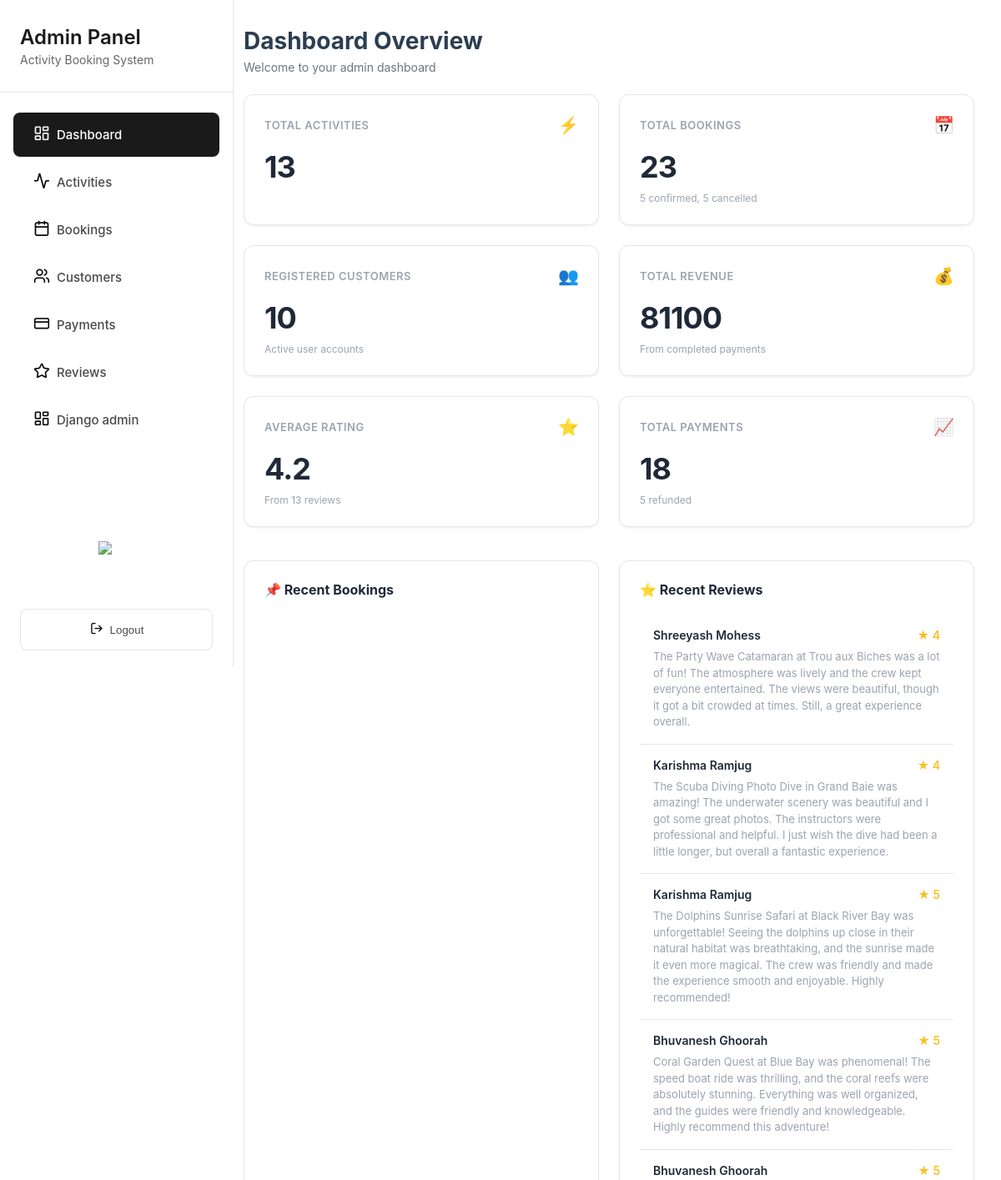
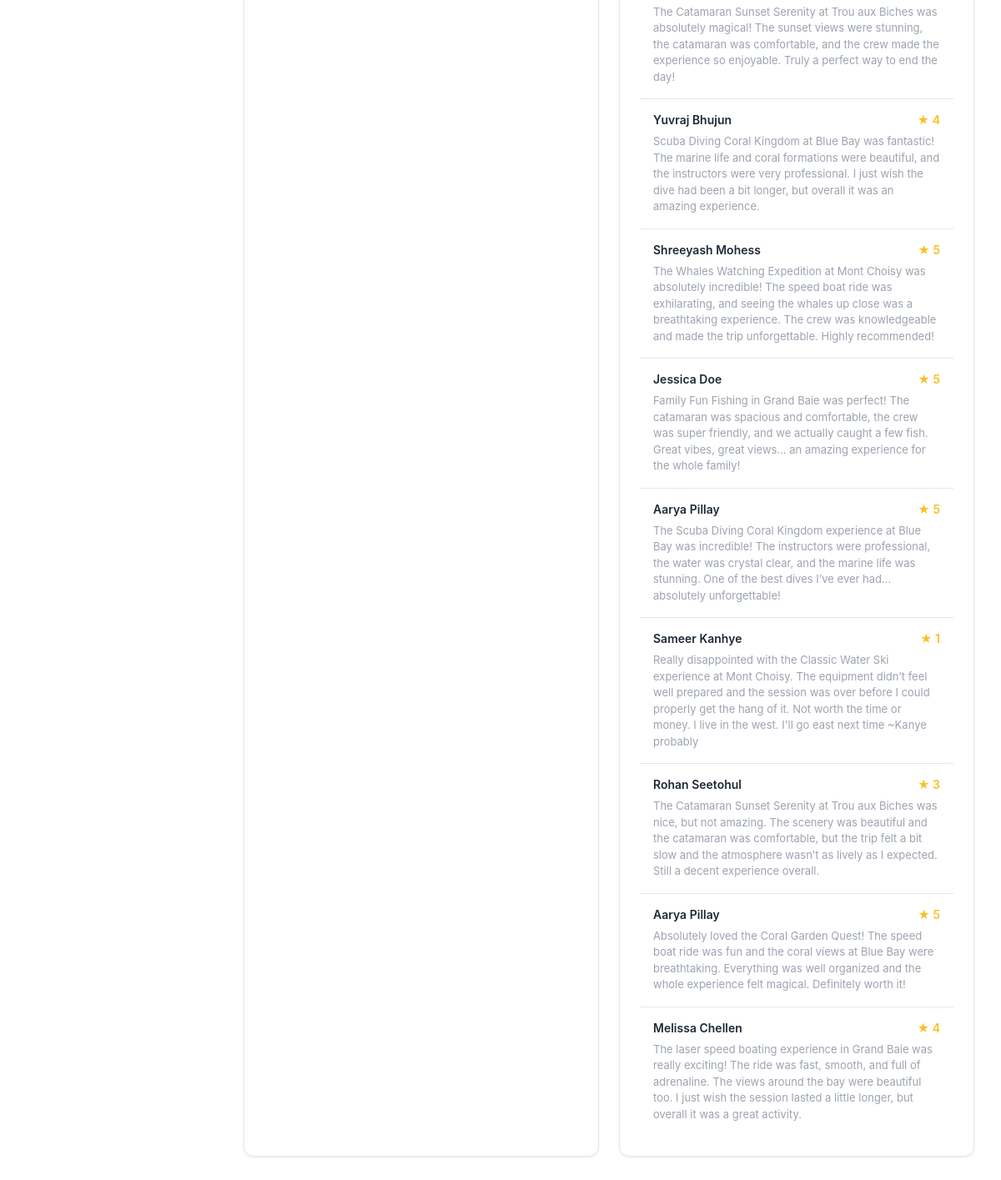
Page /grandblue/admin/dashboard/ (signed in) on the committed database (2 pictures, top to bottom).
### merger/models.py (models this page shows, shortened)
class BookingReview(models.Model):
    booking = models.OneToOneField(Booking, related_name="review", on_delete=models.CASCADE)
    customer = models.ForeignKey(User, related_name="reviews", on_delete=models.CASCADE)
    rating = models.PositiveSmallIntegerField(help_text="1-5")
    comment = models.TextField(blank=True)
    is_deleted = models.BooleanField(default=False)
    created_at = models.DateTimeField(auto_now_add=True)
    class Meta:
        ordering = ["-created_at"]
        constraints = [
            models.CheckConstraint(
                check=models.Q(rating__gte=1, rating__lte=5),
                name="bookingreview_rating_between_1_and_5",
            ),
        ]
        indexes = [models.Index(fields=["customer", "created_at"])]

class User(AbstractUser):
    email = models.EmailField(blank=True, unique=True)
    date_joined = models.DateTimeField(default=timezone.now)
    phone = models.CharField(max_length=20, blank=True)
    total_bookings = models.PositiveIntegerField(default=0)
    total_spent = models.DecimalField(max_digits=10, decimal_places=2, default=0.00)
    USERNAME_FIELD = 'email'
    REQUIRED_FIELDS = []
    class Meta:
        ordering = ['email']

### merger/shared_views.py (the view)
# urls.py: path('admin/dashboard/', DashboardView.as_view(), name='dashboard'),
class DashboardView(LoginRequiredMixin, StaffRequiredMixin, TemplateView):
    template_name = 'admin_dashboard.html'
    def get_context_data(self, **kwargs):
        context = super().get_context_data(**kwargs)
        stats = Booking.objects.aggregate(
            cancelled=Count('id', filter=Q(status='CANCELLED')),
            confirmed=Count('id', filter=Q(status='CONFIRMED')),
            completed=Count('id', filter=Q(status='COMPLETED')),
        )
        avg_rating = BookingReview.objects.exclude(is_deleted=True).aggregate(average=Avg('rating'))['average'] or 0
        context.update({
            'active_class': "dashboard",
            'cancelled_booking': stats['cancelled'],
            'confirmed_booking': stats['confirmed'],
            'total_booking': stats['cancelled'] + stats['confirmed'] + stats['completed'],
            'total_activities': Activity.objects.count(),
            'registered_customers': User.objects.filter(is_staff=False, is_superuser=False).count(),
            'total_revenue': (
            Payment.objects
            .filter(status="PAID")
            .aggregate(total=Sum("amount"))['total'] or 0
            ),
            'average_rating': round(avg_rating, 1) if avg_rating else 0,
            'total_reviews': BookingReview.objects.exclude(is_deleted=True).aggregate(total=Count('id'))['total'] or 0,
            'total_paid': Payment.objects.filter(status='PAID').count(),
            'total_refunded': Payment.objects.filter(status='REFUNDED').count(),
            'bookings': Booking.objects.select_related('customer').filter(
                created_at__month=timezone.now().month
            ).order_by('-created_at')[:15],
            'reviews': BookingReview.objects.exclude(is_deleted=True).select_related('customer').order_by('-created_at')[:15],
        })
        return context

### merger/shared_views.py (called while the page is built)
    def test_func(self):
        return self.request.user.is_staff

### merger/templates/admin_dashboard.html (shortened to what this page needs)
{% extends 'admin_sidebar.html' %}
{% load static %}
{% block extra_css %}
<link rel="stylesheet" href="{% static 'css/admin_dashboard.css' %}">
{% endblock %}
{% block content %}
<div class="page-header">
    <h1 class="page-title">Dashboard Overview</h1>
    <p class="page-subtitle">Welcome to your admin dashboard</p>
</div>
<div class="stats-container dashboard-grid">
    <div class="stat-card metric-card">
        <div class="metric-header">
            <span class="metric-title">Total Activities</span>
            <span class="metric-icon">⚡</span>
        </div>
        <div class="metric-value">{{ total_activities }}</div>
    </div>
    <div class="stat-card metric-card">
        <div class="metric-header">
            <span class="metric-title">Total Bookings</span>
            <span class="metric-icon">📅</span>
        </div>
        <div class="metric-value">{{ total_booking }}</div>
        <div class="metric-desc">{{ confirmed_booking }} confirmed, {{ cancelled_booking }} cancelled</div>
    </div>
    <div class="stat-card metric-card">
        <div class="metric-header">
            <span class="metric-title">Registered Customers</span>
            <span class="metric-icon">👥</span>
        </div>
        <div class="metric-value">{{ registered_customers }}</div>
        <div class="metric-desc">Active user accounts</div>
    </div>
    <div class="stat-card metric-card">
        <div class="metric-header">
            <span class="metric-title">Total Revenue</span>
            <span class="metric-icon">💰</span>
        </div>
        <div class="metric-value">{{ total_revenue }}</div>
        <div class="metric-desc">From completed payments</div>
    </div>
    <div class="stat-card metric-card">
        <div class="metric-header">
            <span class="metric-title">Average Rating</span>
            <span class="metric-icon">⭐</span>
        </div>
        <div class="metric-value">{{ average_rating }}</div>
        <div class="metric-desc">From {{ total_reviews }} reviews</div>
    </div>
    <div class="stat-card metric-card">
        <div class="metric-header">
            <span class="metric-title">Total Payments</span>
            <span class="metric-icon">📈</span>
        </div>
        <div class="metric-value">{{ total_paid }}</div>
        <div class="metric-desc">{{ total_refunded }} refunded</div>
    </div>
</div>
<div class="section-grid">
    <section class="section">
        <h2 class="section-title">📌 Recent Bookings</h2>
    </section>
    <section class="section">
        <h2 class="section-title">⭐ Recent Reviews</h2>
        {% for review in reviews %}
            <div class="review-item">
                <div class="review-header">
                    <div class="review-name">{{ review.customer.first_name }} {{ review.customer.last_name }}</div>
                    <div class="review-rating">★ {{ review.rating }}</div>
                </div>
                <div class="review-text">{{ review.comment }}</div>
            </div>
        {% endfor %}
    </section>
</div>
{% endblock %}

### merger/templates/admin_sidebar.html (shortened to what this page needs)
{% load static %}
<!DOCTYPE html>
<html lang="en">
<head>
  <link rel="stylesheet" href="{% static 'css/logout.css' %}">
  <link rel="stylesheet" href="{% static 'css/dark_mode.css' %}">
  {% block css %}
  <link rel="stylesheet" href="{% static 'css/admin_sidebar.css' %}">
  {% endblock css %}
  {% block extra_css %}{% endblock %}
</head>
<body>
  <aside class="sidebar" id="sidebar">
    <div class="sidebar-header">
      <h1>Admin Panel</h1>
      <p>Activity Booking System</p>
    </div>
    <nav class="nav-menu">
      <a href="{% url 'dashboard' %}" class="nav-item {% if active_class == 'dashboard' %} active {% endif %}">
        <span class="nav-icon">
          <img src="{% static 'images/dashboard_white.png' %}" alt="" class="icon-white">
        </span>
        &nbsp;&nbsp;Dashboard
      </a>
      <a href="{% url 'activities' %}" class="nav-item {% if active_class == 'activities' %} active {% endif %}">
        <span class="nav-icon">
          <img src="{% static 'images/activity.png' %}" alt="" class="icon-dark">
        </span>
        &nbsp;&nbsp;Activities
      </a>
      <a href="{% url 'bookings' %}" class="nav-item {% if active_class == 'bookings' %} active {% endif %}">
        <span class="nav-icon">
          <img src="{% static 'images/booking.png' %}" alt="" class="icon-dark">
        </span>
        &nbsp;&nbsp;Bookings
      </a>
      <a href="{% url 'customers_page' %}" class="nav-item {% if active_class == 'customers' %} active {% endif %}">
        <span class="nav-icon">
          <img src="{% static 'images/customer.png' %}" alt="" class="icon-dark">
        </span>
        &nbsp;&nbsp;Customers
      </a>
      <a href="{% url 'payments' %}" class="nav-item {% if active_class == 'payments' %} active {% endif %}">
        <span class="nav-icon">
          <img src="{% static 'images/payment.png' %}" alt="" class="icon-dark">
        </span>
        &nbsp;&nbsp;Payments
      </a>
      <a href="{% url 'reviews' %}" class="nav-item {% if active_class == 'reviews' %} active {% endif %}">
        <span class="nav-icon">
          <img src="{% static 'images/review.png' %}" alt="" class="icon-dark">
        </span>
        &nbsp;&nbsp;Reviews
      </a>
      <a href="javascript:void(0)" class="nav-item" id="djangoAdminBtn" data-admin-url="/admin/">
        <span class="nav-icon">
          <img src="{% static 'images/dashboard.png' %}" alt="" class="icon-dark">
        </span>
        &nbsp;&nbsp;Django admin
      </a>
    </nav>
    <div style="display: flex; justify-content: center; align-items: center; width: 100%;">
      <button id="darkModeToggle" class="dark-mode-toggle">
        <span id="darkModeIcon">
          <img id="icon-moon" src="{% static 'images/darkmoondarkmode.png' %}" alt="Dark Mode" width="24" height="24">
        </span>
      </button>
    </div>
    <button class="logout-btn">
      <span class="logout-icon">
        <img src="{% static 'images/exit.png' %}" alt="Logout Icon">
      </span>
      Logout
    </button>
  </aside>
  <main class="main-content">
    {% block content %}{% endblock %}
  </main>
</body>
</html>

### merger/static/css/logout.css (style rules this page uses)
.logout-btn { margin: 20px 24px; padding: 14px 20px; background-color: transparent; border: 1px solid #e5e5e5; border-radius: 8px; color: #4a4a4a; cursor: pointer; font-weight: 500; display: flex; align-items: center; justify-content: center; gap: 8px; transition: 0.2s ease; }

### merger/static/css/dark_mode.css (style rules this page uses)
:root { --bg-primary: #ffffff; --bg-secondary: #f8f9fa; --bg-tertiary: #e9ecef; --text-primary: #000000; --text-secondary: #333333; --text-muted: #666666; --border-color: #dee2e6; --card-bg: #ffffff; --input-bg: #ffffff; --shadow-color: rgba(0, 0, 0, 0.1); }
#darkModeToggle { background: none; border: 1px solid white; color: white; font-size: 20px; cursor: pointer; padding: 5px 10px; border-radius: 50%; transition: all 0.3s ease; display: flex; align-items: center; justify-content: center; width: 40px; height: 40px; margin-right: 10px; }

### merger/static/css/admin_sidebar.css (style rules this page uses)
* { margin: 0; padding: 0; box-sizing: border-box; }
body { font-family: -apple-system, BlinkMacSystemFont, 'Segoe UI', Roboto, Oxygen, Ubuntu, Cantarell, sans-serif; background-color: #f5f5f5; display: flex; min-height: 100vh; }
.sidebar { width: 280px; background-color: #ffffff; border-right: 1px solid #e5e5e5; display: flex; flex-direction: column; position: fixed; height: 100vh; left: 0; top: 0; transition: transform 0.3s ease; }
.sidebar-header { padding: 30px 24px; border-bottom: 1px solid #e5e5e5; }
.sidebar-header h1 { font-size: 24px; font-weight: 600; color: #1a1a1a; margin-bottom: 4px; }
.sidebar-header p { font-size: 14px; color: #666; }
.nav-menu { flex: 1; padding: 20px 0; }
.nav-item { display: flex; align-items: center; padding: 14px 24px; margin: 4px 16px; border-radius: 8px; color: #4a4a4a; text-decoration: none; font-size: 15px; font-weight: 500; transition: all 0.2s ease; cursor: pointer; }
.nav-item.active { background-color: #1a1a1a; color: #ffffff; }
.nav-item .icon-white { display: none; }
.nav-item .icon-dark { display: inline-block; }
.nav-item.active .icon-white { display: inline-block; }
.main-content { flex: 1; margin-left: 280px; transition: margin-left 0.3s ease; }
.dark-mode-toggle { background: none; border: 1px solid #4a4a4a; color: #4a4a4a; font-size: 20px; cursor: pointer; padding: 10px; border-radius: 8px; transition: all 0.3s ease; display: flex; align-items: center; justify-content: center; width: calc(100% - 32px); margin: 10px 16px; }

### rows in the picture
BookingReview: customer.first_name "Shreeyash", customer.last_name "Mohess", rating "4", comment "The Party Wave Catamaran at Trou aux Biches was a lot of fun! The atmosphere was lively and the crew kept everyone entertained. The views were beautiful, though it got a bit crowded at times. Still, a great experience overall."
BookingReview: customer.first_name "Karishma", customer.last_name "Ramjug", rating "4", comment "The Scuba Diving Photo Dive in Grand Baie was amazing! The underwater scenery was beautiful and I got some great photos. The instructors were professional and helpful. I just wish the dive had been a little longer, but overall a fantastic experience."
BookingReview: customer.first_name "Karishma", customer.last_name "Ramjug", rating "5", comment "The Dolphins Sunrise Safari at Black River Bay was unforgettable! Seeing the dolphins up close in their natural habitat was breathtaking, and the sunrise made it even more magical. The crew was friendly and made the experience smooth and enjoyable. Highly recommended!"
BookingReview: customer.first_name "Bhuvanesh", customer.last_name "Ghoorah", rating "5", comment "Coral Garden Quest at Blue Bay was phenomenal! The speed boat ride was thrilling, and the coral reefs were absolutely stunning. Everything was well organized, and the guides were friendly and knowledgeable. Highly recommend this adventure!"
BookingReview: customer.first_name "Bhuvanesh", customer.last_name "Ghoorah", rating "5", comment "The Catamaran Sunset Serenity at Trou aux Biches was absolutely magical! The sunset views were stunning, the catamaran was comfortable, and the crew made the experience so enjoyable. Truly a perfect way to end the day!"
BookingReview: customer.first_name "Yuvraj", customer.last_name "Bhujun", rating "4", comment "Scuba Diving Coral Kingdom at Blue Bay was fantastic! The marine life and coral formations were beautiful, and the instructors were very professional. I just wish the dive had been a bit longer, but overall it was an amazing experience."
BookingReview: customer.first_name "Shreeyash", customer.last_name "Mohess", rating "5", comment "The Whales Watching Expedition at Mont Choisy was absolutely incredible! The speed boat ride was exhilarating, and seeing the whales up close was a breathtaking experience. The crew was knowledgeable and made the trip unforgettable. Highly recommended!"
BookingReview: customer.first_name "Jessica", customer.last_name "Doe", rating "5", comment "Family Fun Fishing in Grand Baie was perfect! The catamaran was spacious and comfortable, the crew was super friendly, and we actually caught a few fish. Great vibes, great views... an amazing experience for the whole family!"
BookingReview: customer.first_name "Aarya", customer.last_name "Pillay", rating "5", comment "The Scuba Diving Coral Kingdom experience at Blue Bay was incredible! The instructors were professional, the water was crystal clear, and the marine life was stunning. One of the best dives I’ve ever had... absolutely unforgettable!"
BookingReview: customer.first_name "Sameer", customer.last_name "Kanhye", rating "1", comment "Really disappointed with the Classic Water Ski experience at Mont Choisy. The equipment didn’t feel well prepared and the session was over before I could properly get the hang of it. Not worth the time or money. I live in the west. I'll go east next time ~Kanye probably"
BookingReview: customer.first_name "Rohan", customer.last_name "Seetohul", rating "3", comment "The Catamaran Sunset Serenity at Trou aux Biches was nice, but not amazing. The scenery was beautiful and the catamaran was comfortable, but the trip felt a bit slow and the atmosphere wasn’t as lively as I expected. Still a decent experience overall."
BookingReview: customer.first_name "Aarya", customer.last_name "Pillay", rating "5", comment "Absolutely loved the Coral Garden Quest! The speed boat ride was fun and the coral views at Blue Bay were breathtaking. Everything was well organized and the whole experience felt magical. Definitely worth it!"
BookingReview: customer.first_name "Melissa", customer.last_name "Chellen", rating "4", comment "The laser speed boating experience in Grand Baie was really exciting! The ride was fast, smooth, and full of adrenaline. The views around the bay were beautiful too. I just wish the session lasted a little longer, but overall it was a great activity."

### other values in the picture
{{ total_activities }} "13"
{{ total_booking }} "23"
{{ confirmed_booking }} "5"
{{ cancelled_booking }} "5"
{{ registered_customers }} "10"
{{ total_revenue }} "81100"
{{ average_rating }} "4.2"
{{ total_reviews }} "13"
{{ total_paid }} "18"
{{ total_refunded }} "5"
